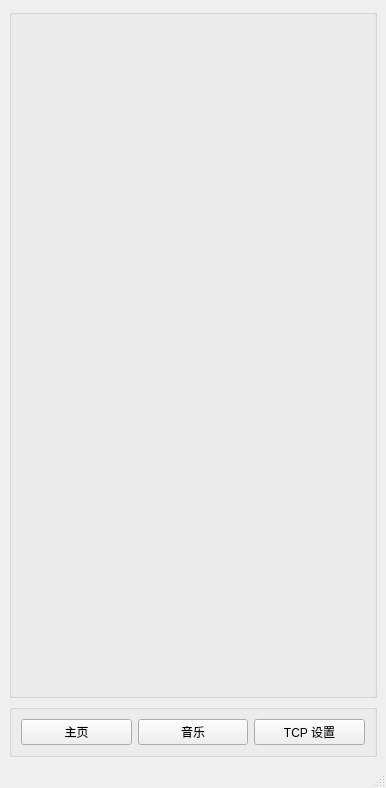
<?xml version="1.0" encoding="UTF-8"?>
<ui version="4.0">
 <class>MainWindow</class>
 <widget class="QMainWindow" name="MainWindow">
  <property name="geometry">
   <rect>
    <x>0</x>
    <y>0</y>
    <width>386</width>
    <height>788</height>
   </rect>
  </property>
  <property name="windowTitle">
   <string>MainWindow</string>
  </property>
  <widget class="QWidget" name="centralwidget">
   <layout class="QVBoxLayout" name="verticalLayout" stretch="5,0">
    <item>
     <widget class="QGroupBox" name="groupBox_dispaly">
      <property name="title">
       <string/>
      </property>
     </widget>
    </item>
    <item>
     <widget class="QGroupBox" name="groupBox_switch">
      <property name="title">
       <string/>
      </property>
      <layout class="QGridLayout" name="gridLayout">
       <item row="0" column="0">
        <layout class="QHBoxLayout" name="horizontalLayout">
         <property name="sizeConstraint">
          <enum>QLayout::SetDefaultConstraint</enum>
         </property>
         <property name="topMargin">
          <number>0</number>
         </property>
         <item>
          <widget class="QPushButton" name="pushButton_main">
           <property name="sizePolicy">
            <sizepolicy hsizetype="Minimum" vsizetype="Preferred">
             <horstretch>0</horstretch>
             <verstretch>0</verstretch>
            </sizepolicy>
           </property>
           <property name="text">
            <string>主页</string>
           </property>
          </widget>
         </item>
         <item>
          <widget class="QPushButton" name="pushButton_music">
           <property name="sizePolicy">
            <sizepolicy hsizetype="Minimum" vsizetype="Preferred">
             <horstretch>0</horstretch>
             <verstretch>0</verstretch>
            </sizepolicy>
           </property>
           <property name="text">
            <string>音乐</string>
           </property>
          </widget>
         </item>
         <item>
          <widget class="QPushButton" name="pushButton_tcpSetting">
           <property name="sizePolicy">
            <sizepolicy hsizetype="Minimum" vsizetype="Preferred">
             <horstretch>0</horstretch>
             <verstretch>0</verstretch>
            </sizepolicy>
           </property>
           <property name="text">
            <string>TCP 设置</string>
           </property>
          </widget>
         </item>
        </layout>
       </item>
      </layout>
     </widget>
    </item>
   </layout>
  </widget>
  <widget class="QMenuBar" name="menubar">
   <property name="geometry">
    <rect>
     <x>0</x>
     <y>0</y>
     <width>386</width>
     <height>22</height>
    </rect>
   </property>
  </widget>
  <widget class="QStatusBar" name="statusbar"/>
 </widget>
 <resources/>
 <connections/>
</ui>
